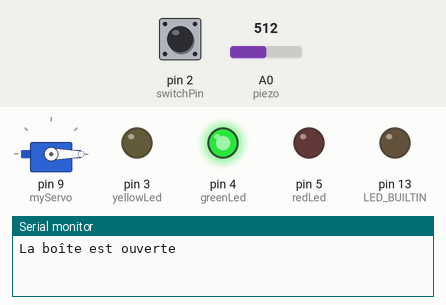
Recording of a sketch running on a simulated Arduino Uno, built with avr-gcc and run on an emulated ATmega328P. Parts: servo, output pins drawn as LEDs (lit = HIGH), the last lines printed to the serial monitor. The inputs (shaded band) are chosen by the test bench; at power-on: pin 2 (switchPin) LOW, A0 (piezo) = 512.

Above: at 1.2 s.
1.3 s: pin 2 (switchPin) pulled HIGH for 0.15 s
At 1.9 s:
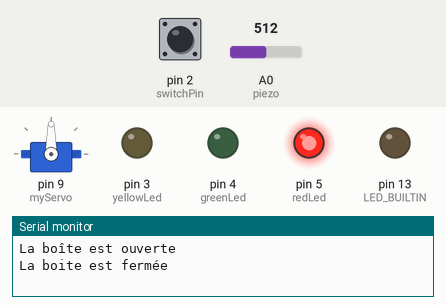
At 2.8 s:
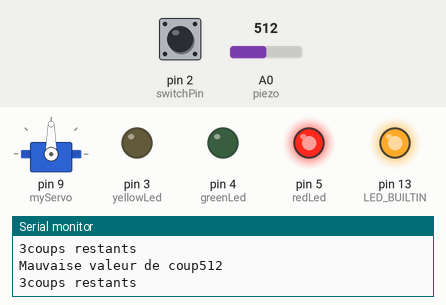
4.3 s: A0 (piezo) set to 1023
Timing chart, 0 to 7.3 s (numbered marks = the images above; inputs shaded):
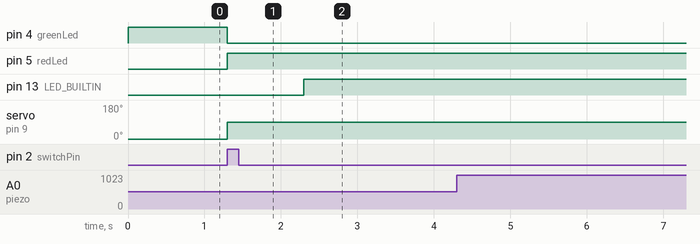

The sketch:

buzzer.ino
```cpp
#include <Servo.h>
Servo myServo;

const int piezo = A0;
const int switchPin = 2;
const int yellowLed = 3;
const int greenLed = 4;
const int redLed = 5;

int knockVal;
int switchVal;

const int quietKnock = 10;
const int loudKnock = 100;

boolean locked = false;
int numberOfKnocks = 0;

void setup()
{
    // put your setup code here, to run once:
    pinMode(LED_BUILTIN, OUTPUT);
    myServo.attach(9);
    pinMode(yellowLed, OUTPUT);
    pinMode(redLed, OUTPUT);
    pinMode(greenLed, OUTPUT);
    pinMode(switchPin, INPUT);
    Serial.begin(9600);
    digitalWrite(greenLed, HIGH);
    myServo.write(0);
    Serial.println("La boîte est ouverte");
}

void loop()
{
    // put your main code here, to run repeatedly:
    if (locked == false)
    {
        switchVal = digitalRead(switchPin);
        if (switchVal == HIGH)
        {
            locked = true;
            digitalWrite(greenLed, LOW);
            digitalWrite(redLed, HIGH);
            myServo.write(90);
            Serial.println("La boite est fermée");
            delay(1000);
        }
    }

    if (locked == true)
    {
        digitalWrite(LED_BUILTIN, HIGH);  // turn the LED on (HIGH is the voltage level)
        delay(100);                      // wait for a second
        digitalWrite(LED_BUILTIN, LOW);
        knockVal = analogRead(piezo);
        if (numberOfKnocks < 3 && knockVal > 0)
        {
            if (checkForKnock(knockVal) == true)
            {
                numberOfKnocks++;
            }
            Serial.print(3 -numberOfKnocks);
            Serial.println("coups restants");
        }
        if (numberOfKnocks >= 3)
        {
            locked = false;
            myServo.write(0);
            delay(20);
            digitalWrite(greenLed, HIGH);
            digitalWrite(redLed, LOW);
            Serial.println("La boîte est ouverte !");
        }
    }
}

boolean checkForKnock(int value)
{
    if (value > quietKnock && value < loudKnock)
    {
        digitalWrite(yellowLed, HIGH);
        delay(50);
        digitalWrite(yellowLed, LOW);
        Serial.print("Coup valide de valeur");
        Serial.println(value);
        return true;
    }
    else
    {
        Serial.print("Mauvaise valeur de coup");
        Serial.println(value);
        return false;
    }
}
```

Measured:
- after the input at 1.3 s, pin 4 (greenLed): HIGH → LOW at once; pin 5 (redLed): LOW → HIGH at once; pin 13 (LED_BUILTIN): LOW → HIGH after 1.0 s; servo on pin 9 (myServo): 0° → 90° at once
